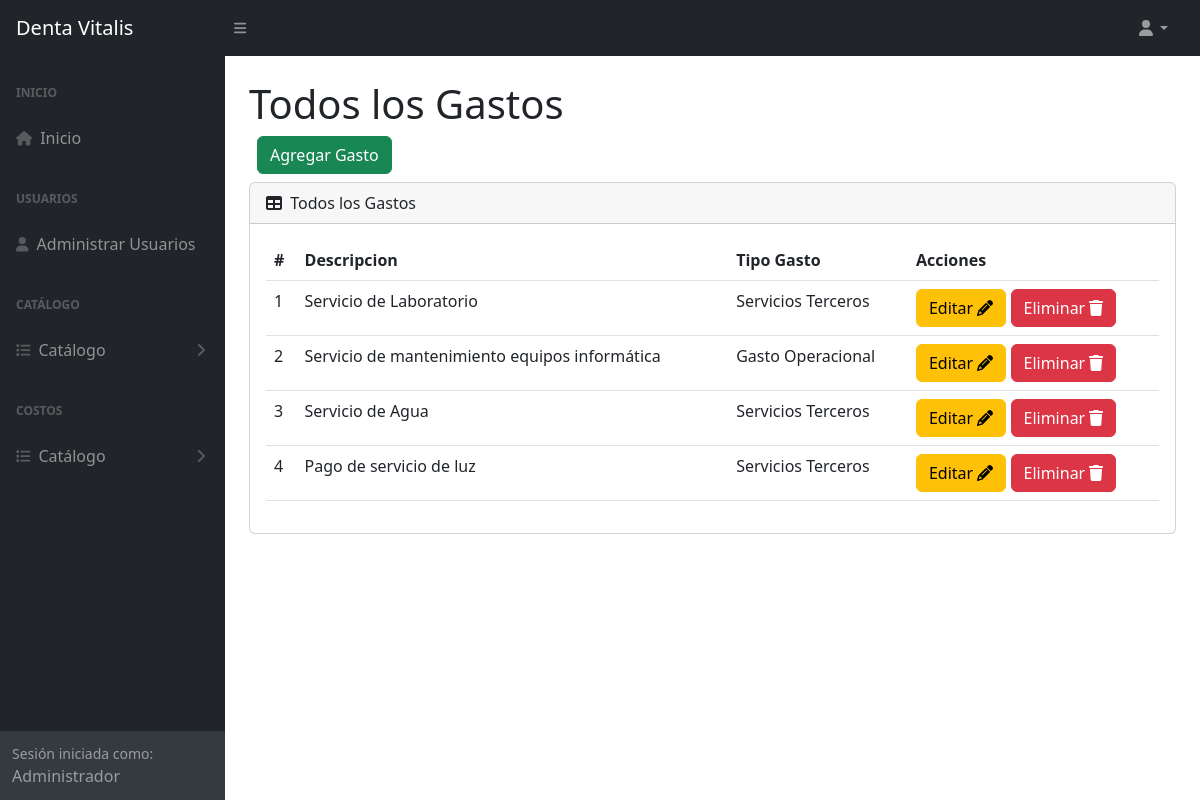
The page /gastos (signed in) on the database as committed earlier.
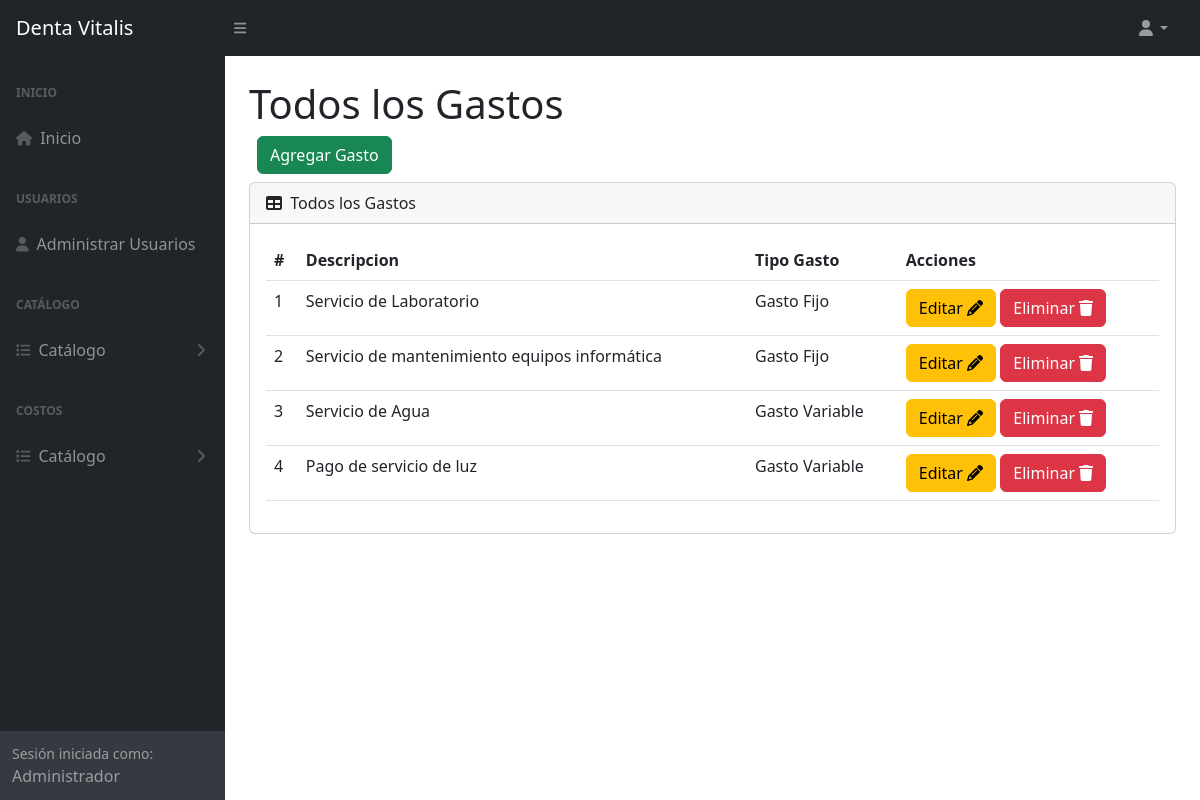
The same page on the database as committed later.
### tables this page shows
CREATE TABLE `tba_gasto`  (
  `IdGasto` int NOT NULL AUTO_INCREMENT,
  `IdTipoGasto` int NOT NULL,
  `NombreGasto` varchar(150) NOT NULL,
  `FechaCreacion` datetime NOT NULL,
  `FechaActualizacion` datetime NOT NULL,
  PRIMARY KEY (`IdGasto`) USING BTREE,
  INDEX `fk_gasto_fkgasto`(`IdTipoGasto`) USING BTREE,
  CONSTRAINT `fk_gasto_fkgasto` FOREIGN KEY (`IdTipoGasto`) REFERENCES `tba_tipogasto` (`IdTipoGasto`) ON DELETE RESTRICT ON UPDATE RESTRICT
);

CREATE TABLE `tba_tipogasto`  (
  `IdTipoGasto` int NOT NULL AUTO_INCREMENT,
  `NombreTipoGasto` varchar(100) NOT NULL,
  PRIMARY KEY (`IdTipoGasto`) USING BTREE
);

### controller/plantilla.controller.php (called while the page is built)
<?php
class ControllerPlantilla
{
  static public function ctrPlantilla()
  {
    include "view/plantilla.php";
  }
}

### index.php (called while the page is built, shortened)
<?php
require_once "controller/plantilla.controller.php";
require_once "controller/gastos.controller.php";
require_once "controller/costos.controller.php";
require_once "model/gastos.model.php";
$plantilla = new ControllerPlantilla();
$plantilla -> ctrPlantilla();

### controller/gastos.controller.php (called while the page is built, shortened)
<?php
class ControllerGastos
{
  public static function ctrMostrarGastos()
  {
    $tabla = "tba_gasto";
    $listaGastos = ModelGastos::mdlMostrarGastos($tabla);
    return $listaGastos;
  }
}

### model/conexion.php (called while the page is built)
<?php
class Conexion
{
  static public function conn()
  {
    $link = new PDO("mysql:host=localhost;dbname=db_dentavitalis","root","");
		$link->exec("set names utf8");
		return $link;
  }
}

### model/gastos.model.php (called while the page is built, shortened)
<?php
require_once "conexion.php";
class ModelGastos
{
  public static function mdlMostrarGastos($tabla)
  {
    $statement = Conexion::conn()->prepare("SELECT tba_gasto.IdGasto, tba_gasto.NombreGasto, tba_gasto.IdTipoGasto, tba_tipogasto.NombreTipoGasto FROM $tabla INNER JOIN tba_tipogasto ON tba_gasto.IdTipoGasto = tba_tipogasto.IdTipoGasto ORDER BY IdGasto ASC");
    $statement -> execute();
    return $statement -> fetchAll();
  }
}

### view/modules/gastos.php (the view, shortened to what this page needs)
</div>
        </div>
        <div class="sb-sidenav-footer">
          <div class="small">Sesión iniciada como:</div>
          <?php echo $_SESSION["nombreUsuario"] ?>
        </div>
      </nav>
    </div>
    <div id="layoutSidenav_content">
      <main class="bg">
        <div class="container-fluid px-4">
          <h1 class="mt-4">Todos los Gastos</h1>
          <div class="d-flex m-2">
            <button type="button" class="btn btn-success" data-bs-toggle="modal" data-bs-target="#modalAgregarGasto">
              Agregar Gasto
            </button>
          </div>
          <div class="card mb-4">
            <div class="card-header">
              <i class="fas fa-table me-1"></i>
              Todos los Gastos
            </div>
            <div class="card-body">
              <table id="datatablesSimple" class="data-table-Gasto table">
                <thead>
                  <tr>
                    <th>#</th>
                    <th>Descripcion</th>
                    <th>Tipo Gasto</th>
                    <th>Acciones</th>
                  </tr>
                </thead>
                <tbody>
                  <?php
                  $listaGastos = ControllerGastos::ctrMostrarGastos();
                  foreach ($listaGastos as $key => $value)
                  {
                    echo
                    '<tr>
                      <td>'.($key + 1).'</td>
                      <td>'.$value["NombreGasto"].'</td>
                      <td>'.$value["NombreTipoGasto"].'</td>
                      <td>
                        <button class="btn btn-warning btnEditarGasto" codGasto="'.$value["IdGasto"].'" data-bs-toggle="modal" data-bs-target="#modalEditarGasto">Editar <i class="fa-solid fa-pencil"></i></button>
                        <button class="btn btn-danger btnEliminarGasto" codGasto="'.$value["IdGasto"].'">Eliminar <i class="fa-solid fa-trash"></i></button>
                      </td>
                    </tr>';
                  }
                  ?>
                </tbody>
              </table>
            </div>
          </div>
        </div>
      </main>
    </div>
  </div>

Rows that differ between the two databases and show on the page:
changed tba_gasto "Servicio de Laboratorio": IdTipoGasto.NombreTipoGasto "Servicios Terceros" → "Gasto Fijo"
changed tba_gasto "Servicio de mantenimiento equipos informática": IdTipoGasto.NombreTipoGasto "Gasto Operacional" → "Gasto Fijo"
changed tba_gasto "Servicio de Agua": IdTipoGasto.NombreTipoGasto "Servicios Terceros" → "Gasto Variable"
changed tba_gasto "Pago de servicio de luz": IdTipoGasto.NombreTipoGasto "Servicios Terceros" → "Gasto Variable"
